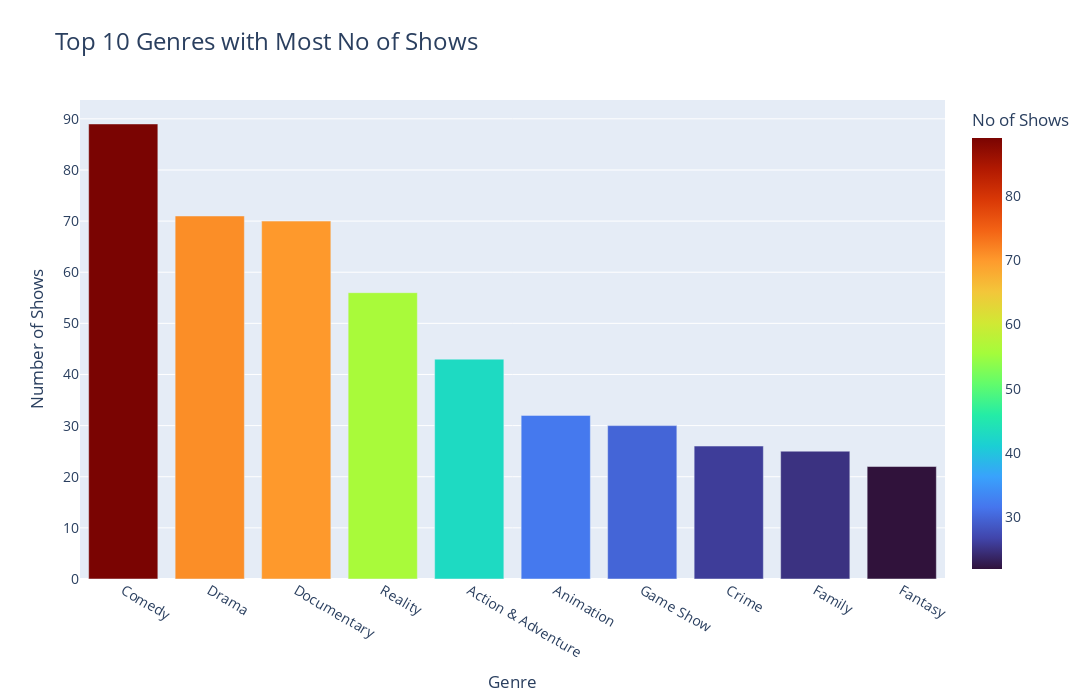

Notebook code cell kept with this figure:
### Code cell
# Create an interactive bar chart using Plotly Express
fig = px.bar(
    genre_df.head(10),
    x="Genre",
    y="No of Shows",
    title="Top 10 Genres with Most No of Shows",
    color="No of Shows",  # Use Count to dynamically color the bars
    color_continuous_scale="turbo",  # Interactive color scheme
    labels={"Count": "Number of Shows", "Genre": "Genre"},
)

# Customize layout
fig.update_layout(
    xaxis_title="Genre",
    yaxis_title="Number of Shows",
    title_font=dict(size=24),
    font=dict(size=14),
    width=1400,
    height=700,
)

# Show the interactive chart
fig.show()

### Figure 1 — Plotly figure (JSON) as saved in the notebook; plotly's stock layout.template omitted (floating-point values rounded to 4 significant figures)
{"data": [{"alignmentgroup": "True", "hovertemplate": "Genre=%{x}<br>No of Shows=%{marker.color}<extra></extra>", "legendgroup": "", "marker": {"color": [89, 71, 70, 56, 43, 32, 30, 26, 25, 22], "coloraxis": "coloraxis", "pattern": {"shape": ""}}, "name": "", "offsetgroup": "", "orientation": "v", "showlegend": false, "textposition": "auto", "type": "bar", "x": ["Comedy", "Drama", "Documentary", "Reality", "Action & Adventure", "Animation", "Game Show", "Crime", "Family", "Fantasy"], "xaxis": "x", "y": [89, 71, 70, 56, 43, 32, 30, 26, 25, 22], "yaxis": "y"}], "layout": {"barmode": "relative", "coloraxis": {"colorbar": {"title": {"text": "No of Shows"}}, "colorscale": [[0, "#30123b"], [0.07143, "#4145ab"], [0.1429, "#4675ed"], [0.2143, "#39a2fc"], [0.2857, "#1bcfd4"], [0.3571, "#24eca6"], [0.4286, "#61fc6c"], [0.5, "#a4fc3b"], [0.5714, "#d1e834"], [0.6429, "#f3c63a"], [0.7143, "#fe9b2d"], [0.7857, "#f36315"], [0.8571, "#d93806"], [0.9286, "#b11901"], [1, "#7a0402"]]}, "font": {"size": 14}, "height": 700, "legend": {"tracegroupgap": 0}, "title": {"font": {"size": 24}, "text": "Top 10 Genres with Most No of Shows"}, "width": 1400, "xaxis": {"anchor": "y", "domain": [0, 1], "title": {"text": "Genre"}}, "yaxis": {"anchor": "x", "domain": [0, 1], "title": {"text": "Number of Shows"}}}}
